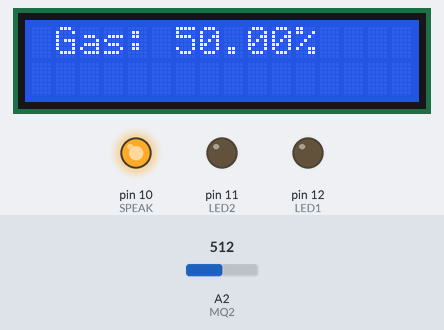
Recording of a sketch running on a simulated Arduino Uno, built with avr-gcc and run on an emulated ATmega328P. Parts: 16×2 character LCD, output pins drawn as LEDs (lit = HIGH). The inputs (shaded band) are chosen by the test bench; at power-on: A2 (MQ2) = 512. The modem is registered and sends nothing unless stated; what the sketch prints to the serial monitor is not drawn.

Above: at 1.7 s.
1.8 s: A2 (MQ2) set to 216
At 3.3 s:
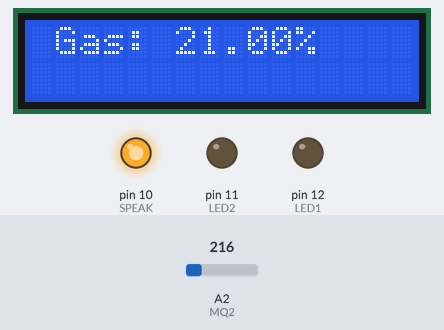
4.1 s: A2 (MQ2) set to 188
At 5.5 s:
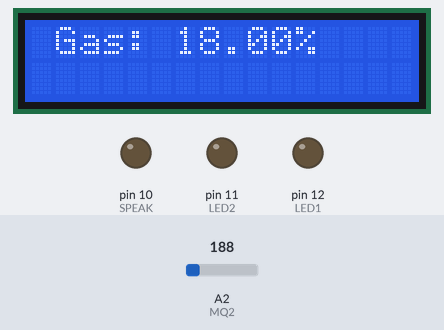
6.3 s: A2 (MQ2) set to 122
At 6.9 s:
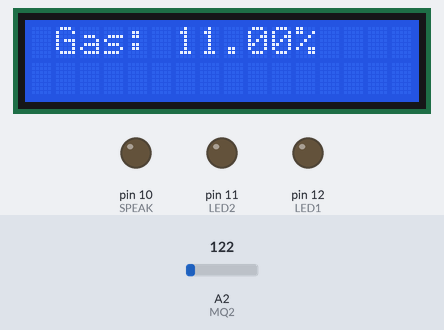
Timing chart, 0 to 9.3 s (numbered marks = the images above; inputs shaded):
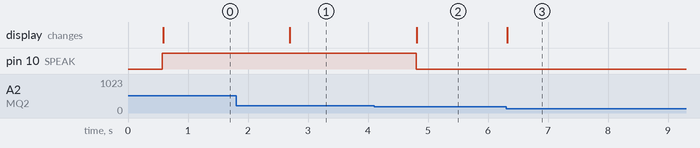

The sketch:

1.ino
```cpp
#include <Sim800l.h>
#include <SoftwareSerial.h>
#include <Wire.h>
#include <LiquidCrystal_I2C.h>
//............................................................................
#define MQ2 A2
#define LED1 12
#define LED2 11
#define SPEAK 10
//............................................................................
Sim800l Sim800l;
LiquidCrystal_I2C lcd(0x27, 16, 2);

char* SDT = "0395962002";
String textSms, numberSms;
uint8_t index1;
bool errorSms, errorCall, sended = 0, called = 0;
int val;
int range = 20;
//............................................................................
void read_MQ2()
{
  val = analogRead(MQ2) / 1023.0 * 100 ;
}
//............................................................................
void ton()
{
  digitalWrite(LED1, 1);
}
//............................................................................
void toff()
{
  digitalWrite(LED1, 0);
}
//............................................................................
void non()
{
  digitalWrite(LED2, 1);
}
//............................................................................
void noff()
{
  digitalWrite(LED2, 0);
}
//............................................................................
void lcd_Gas(int val)
{
  float gasPercent = val;
  lcd.clear();
  lcd.setCursor(0, 0);
  lcd.print(" Gas: ");
  lcd.print(gasPercent);
  lcd.print('%');
}
//............................................................................
void setup()
{
  Serial.begin(9600);
  pinMode(SPEAK, OUTPUT);
  pinMode(MQ2, INPUT);
  pinMode(LED1, OUTPUT);
  pinMode(LED2, OUTPUT);

  digitalWrite(LED1, 0);

  Serial.println("OK");
  Sim800l.begin();
  Sim800l.delAllSms();
  Serial.println("OK");

  lcd.begin();
  lcd.backlight();
  lcd.clear();
  Serial.println("OK");
}

void loop()
{
  val = analogRead(A2) / 1023.0 * 100;
  Serial.println(val);
  if (val > 20)
  {
    digitalWrite(10, HIGH);
    //digitalWrite(5,HIGH);
  }

  if (val < 20)
  {
    digitalWrite(10, LOW);
    //digitalWrite(5,LOW);
  }

  read_MQ2();
  lcd_Gas(val);
  Serial.println(val);

  if (val > range && sended == 0 && called == 0 )
  {
    errorSms = Sim800l.sendSms(SDT, "Co khi gas");
    Sim800l.callNumber(SDT);
    if (!errorSms)
      Serial.println("Send SMS failed");
    else
    {
      Serial.println("Call and SMS Success !");
      called = 1;
      sended = 1;
    }
  }
  Serial.println("OK");
  textSms = Sim800l.readSms(1);

  if (textSms.indexOf("OK") != -1)
  {
    if (textSms.length() > 6)
    {
      numberSms = Sim800l.getNumberSms(1);
      textSms.toUpperCase();
      Serial.print(textSms);
      if (textSms.indexOf("BAT QUAT") != -1)
      {
        ton();
        errorSms = Sim800l.sendSms(SDT, "Quat da bat");
        if (!errorSms)
          Serial.println("Send SMS failed");
        Serial.println("TAT QUAT");
      }
      else if (textSms.indexOf("TAT QUAT") != -1)
      {
        toff();
        errorSms = Sim800l.sendSms(SDT, "Quat da tat");
        if (!errorSms)
          Serial.println("Send SMS failed");
        called = 0;
        sended = 0;
        Serial.println("LED OFF");
      }
      else if (textSms.indexOf("BAT NUOC") != -1)
      {
        non();
        errorSms = Sim800l.sendSms(SDT, "Nuoc da bat");
        if (!errorSms)
          Serial.println("Send SMS failed");
        called = 0;
        sended = 0;
        Serial.println("LED OFF");
      }
      else if (textSms.indexOf("TAT NUOC") != -1)
      {
        noff();
        errorSms = Sim800l.sendSms(SDT, "Nuoc da tat ");
        if (!errorSms)
          Serial.println("Send SMS failed");
        called = 0;
        sended = 0;
        Serial.println("LED OFF");
      }
      Sim800l.delAllSms();
    }
  }
}
```

Measured:
- the behaviour switches between 205 and 204 on A2 (MQ2) (found by bisection; images 1 and 2)
- after the input at 1.8 s, the display: changes after 0.90 s (image 1)
- after the input at 4.1 s, pin 10 (SPEAK): HIGH → LOW after 0.70 s; the display: changes after 0.72 s (image 2)
- after the input at 6.3 s, the display: changes at once (image 3)
